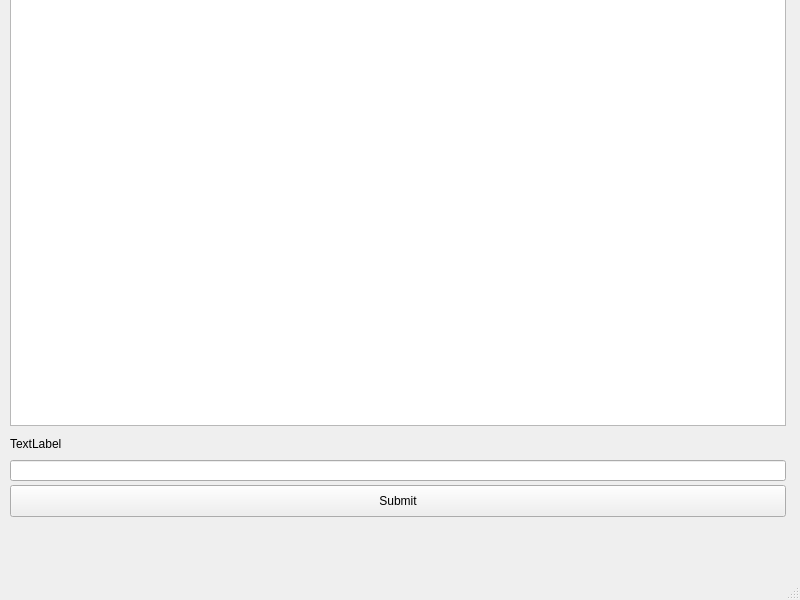
<?xml version="1.0" encoding="UTF-8"?>
<ui version="4.0">
 <class>MainWindow</class>
 <widget class="QMainWindow" name="MainWindow">
  <property name="geometry">
   <rect>
    <x>0</x>
    <y>0</y>
    <width>800</width>
    <height>600</height>
   </rect>
  </property>
  <property name="windowTitle">
   <string>MainWindow</string>
  </property>
  <widget class="QWidget" name="centralwidget">
   <widget class="QTreeView" name="treeView">
    <property name="geometry">
     <rect>
      <x>10</x>
      <y>-3</y>
      <width>776</width>
      <height>429</height>
     </rect>
    </property>
   </widget>
   <widget class="QPushButton" name="pushButton">
    <property name="geometry">
     <rect>
      <x>10</x>
      <y>485</y>
      <width>776</width>
      <height>32</height>
     </rect>
    </property>
    <property name="text">
     <string>Submit</string>
    </property>
   </widget>
   <widget class="QLabel" name="label_2">
    <property name="geometry">
     <rect>
      <x>10</x>
      <y>436</y>
      <width>776</width>
      <height>16</height>
     </rect>
    </property>
    <property name="text">
     <string>TextLabel</string>
    </property>
   </widget>
   <widget class="QLineEdit" name="lineEdit">
    <property name="geometry">
     <rect>
      <x>10</x>
      <y>460</y>
      <width>776</width>
      <height>21</height>
     </rect>
    </property>
   </widget>
  </widget>
  <widget class="QMenuBar" name="menubar">
   <property name="geometry">
    <rect>
     <x>0</x>
     <y>0</y>
     <width>800</width>
     <height>37</height>
    </rect>
   </property>
  </widget>
  <widget class="QStatusBar" name="statusbar"/>
 </widget>
 <resources/>
 <connections/>
</ui>
